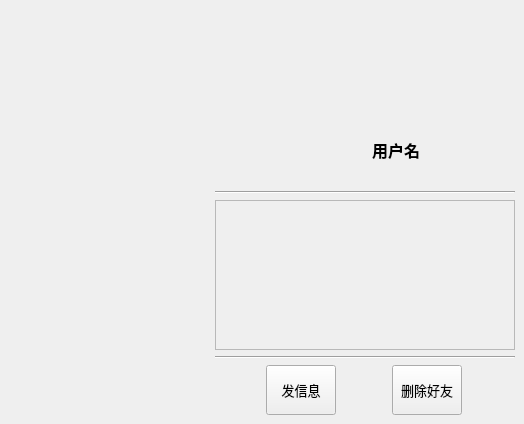
     <widget class="QWidget" name="friendPage">
      <property name="enabled">
       <bool>true</bool>
      </property>
      <widget class="QWidget" name="friendUserInfoWidget" native="true">
       <property name="enabled">
        <bool>true</bool>
       </property>
       <property name="geometry">
        <rect>
         <x>215</x>
         <y>115</y>
         <width>300</width>
         <height>300</height>
        </rect>
       </property>
       <layout class="QVBoxLayout" name="verticalLayout_8">
        <property name="leftMargin">
         <number>0</number>
        </property>
        <property name="topMargin">
         <number>0</number>
        </property>
        <property name="rightMargin">
         <number>0</number>
        </property>
        <property name="bottomMargin">
         <number>0</number>
        </property>
        <item>
         <layout class="QHBoxLayout" name="horizontalLayout_19">
          <property name="spacing">
           <number>5</number>
          </property>
          <item>
           <widget class="QLabel" name="friendPageProfileLabel">
            <property name="sizePolicy">
             <sizepolicy hsizetype="Preferred" vsizetype="Preferred">
              <horstretch>70</horstretch>
              <verstretch>70</verstretch>
             </sizepolicy>
            </property>
            <property name="minimumSize">
             <size>
              <width>70</width>
              <height>70</height>
             </size>
            </property>
            <property name="maximumSize">
             <size>
              <width>70</width>
              <height>70</height>
             </size>
            </property>
            <property name="text">
             <string/>
            </property>
            <property name="scaledContents">
             <bool>false</bool>
            </property>
            <property name="margin">
             <number>0</number>
            </property>
           </widget>
          </item>
          <item>
           <widget class="QLabel" name="friendPageUsernameLabel">
            <property name="minimumSize">
             <size>
              <width>100</width>
              <height>20</height>
             </size>
            </property>
            <property name="maximumSize">
             <size>
              <width>100</width>
              <height>20</height>
             </size>
            </property>
            <property name="font">
             <font>
              <pointsize>12</pointsize>
              <bold>true</bold>
             </font>
            </property>
            <property name="text">
             <string>用户名</string>
            </property>
           </widget>
          </item>
         </layout>
        </item>
        <item>
         <widget class="Line" name="friendPageLine1">
          <property name="orientation">
           <enum>Qt::Orientation::Horizontal</enum>
          </property>
         </widget>
        </item>
        <item>
         <widget class="QTextEdit" name="leaveMsgTextEdit_3">
          <property name="enabled">
           <bool>false</bool>
          </property>
          <property name="font">
           <font>
            <pointsize>11</pointsize>
           </font>
          </property>
          <property name="html">
           <string>&lt;!DOCTYPE HTML PUBLIC &quot;-//W3C//DTD HTML 4.0//EN&quot; &quot;http://www.w3.org/TR/REC-html40/strict.dtd&quot;&gt;
&lt;html&gt;&lt;head&gt;&lt;meta name=&quot;qrichtext&quot; content=&quot;1&quot; /&gt;&lt;meta charset=&quot;utf-8&quot; /&gt;&lt;style type=&quot;text/css&quot;&gt;
p, li { white-space: pre-wrap; }
hr { height: 1px; border-width: 0; }
li.unchecked::marker { content: &quot;\2610&quot;; }
li.checked::marker { content: &quot;\2612&quot;; }
&lt;/style&gt;&lt;/head&gt;&lt;body style=&quot; font-family:'Microsoft YaHei UI'; font-size:11pt; font-weight:400; font-style:normal;&quot;&gt;
&lt;p style=&quot;-qt-paragraph-type:empty; margin-top:0px; margin-bottom:0px; margin-left:0px; margin-right:0px; -qt-block-indent:0; text-indent:0px;&quot;&gt;&lt;br /&gt;&lt;/p&gt;&lt;/body&gt;&lt;/html&gt;</string>
          </property>
         </widget>
        </item>
        <item>
         <widget class="Line" name="friendPageLine2">
          <property name="orientation">
           <enum>Qt::Orientation::Horizontal</enum>
          </property>
         </widget>
        </item>
        <item>
         <widget class="QWidget" name="chatToolWidget" native="true">
          <layout class="QHBoxLayout" name="horizontalLayout_16">
           <property name="spacing">
            <number>5</number>
           </property>
           <property name="leftMargin">
            <number>0</number>
           </property>
           <property name="topMargin">
            <number>0</number>
           </property>
           <property name="rightMargin">
            <number>0</number>
           </property>
           <property name="bottomMargin">
            <number>0</number>
           </property>
           <item>
            <widget class="QToolButton" name="sendMsgToolButton">
             <property name="sizePolicy">
              <sizepolicy hsizetype="Fixed" vsizetype="Fixed">
               <horstretch>0</horstretch>
               <verstretch>0</verstretch>
              </sizepolicy>
             </property>
             <property name="minimumSize">
              <size>
               <width>70</width>
               <height>50</height>
              </size>
             </property>
             <property name="maximumSize">
              <size>
               <width>70</width>
               <height>50</height>
              </size>
             </property>
             <property name="font">
              <font>
               <pointsize>10</pointsize>
               <fontweight>Light</fontweight>
              </font>
             </property>
             <property name="layoutDirection">
              <enum>Qt::LayoutDirection::LeftToRight</enum>
             </property>
             <property name="text">
              <string>发信息</string>
             </property>
             <property name="icon">
              <iconset resource="Icons.qrc">
               <normaloff>:/imgs/chat-bubble.svg</normaloff>:/imgs/chat-bubble.svg</iconset>
             </property>
             <property name="iconSize">
              <size>
               <width>24</width>
               <height>24</height>
              </size>
             </property>
             <property name="checkable">
              <bool>true</bool>
             </property>
             <property name="toolButtonStyle">
              <enum>Qt::ToolButtonStyle::ToolButtonTextUnderIcon</enum>
             </property>
            </widget>
           </item>
           <item>
            <widget class="QToolButton" name="deleteUserToolButton">
             <property name="sizePolicy">
              <sizepolicy hsizetype="Fixed" vsizetype="Fixed">
               <horstretch>0</horstretch>
               <verstretch>0</verstretch>
              </sizepolicy>
             </property>
             <property name="minimumSize">
              <size>
               <width>70</width>
               <height>50</height>
              </size>
             </property>
             <property name="maximumSize">
              <size>
               <width>70</width>
               <height>50</height>
              </size>
             </property>
             <property name="font">
              <font>
               <pointsize>10</pointsize>
               <fontweight>Light</fontweight>
              </font>
             </property>
             <property name="layoutDirection">
              <enum>Qt::LayoutDirection::LeftToRight</enum>
             </property>
             <property name="text">
              <string>删除好友</string>
             </property>
             <property name="icon">
              <iconset resource="Icons.qrc">
               <normaloff>:/imgs/user-delete.svg</normaloff>:/imgs/user-delete.svg</iconset>
             </property>
             <property name="iconSize">
              <size>
               <width>24</width>
               <height>24</height>
              </size>
             </property>
             <property name="checkable">
              <bool>true</bool>
             </property>
             <property name="toolButtonStyle">
              <enum>Qt::ToolButtonStyle::ToolButtonTextUnderIcon</enum>
             </property>
            </widget>
           </item>
          </layout>
         </widget>
        </item>
       </layout>
      </widget>
     </widget>
